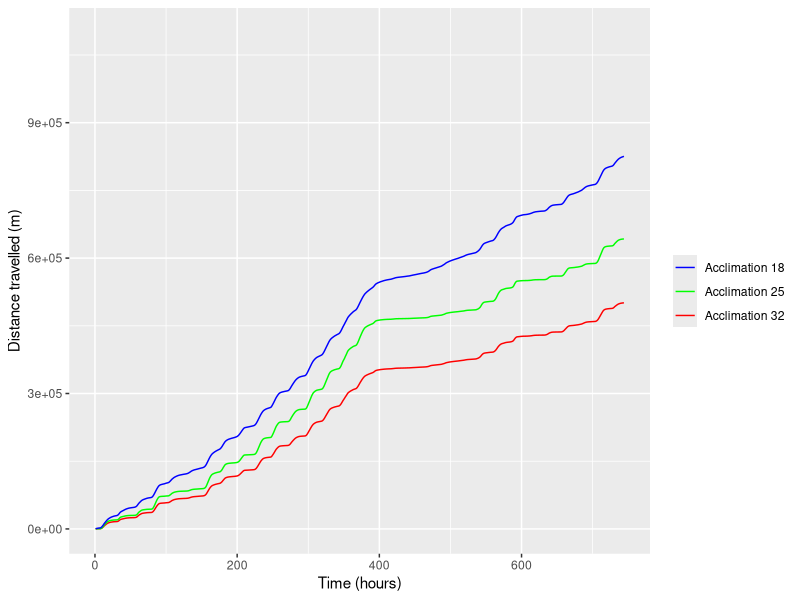
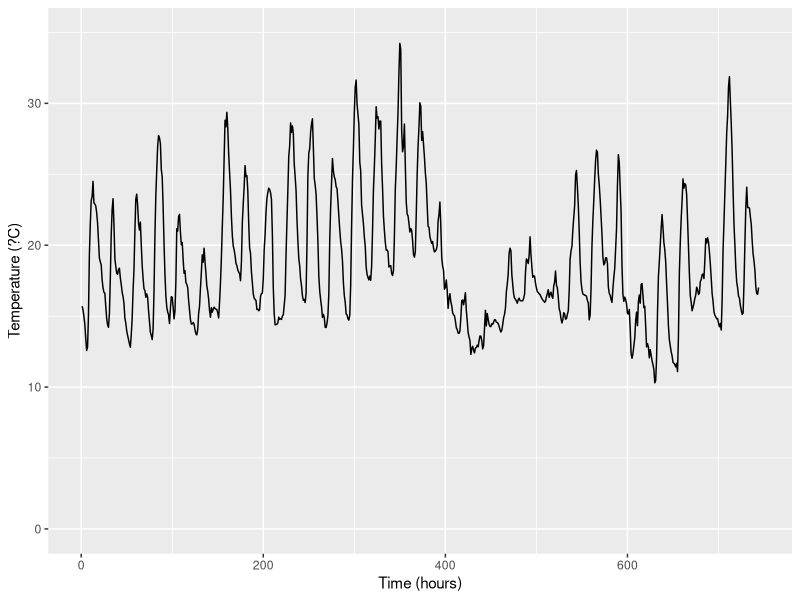

Write the R code that produced these figures, in order. (Note: this script raises an error after producing the figures.)
setwd("Documents/R/Movement rate modeling/Spread rate/Data/")
getwd()

#Install Packages
install.packages("ggplot2")

#Load Packages
library(ggplot2)

#Load data
df <- read.csv("Spread_rate_Jan.csv", header = TRUE, sep=";")

df$Acclimation <- as.character(df$Acclimation)  

df18 <- subset(df, Acclimation == 18)
  
df25 <- subset(df, Acclimation == 25)
  
df32 <- subset(df, Acclimation == 32)

#Plot data
p1 <- ggplot()+
  geom_line(data=df32, aes(x=Time, y=Distance_travelled_acc, color="Acclimation 32"))+
  geom_line(data=df25, aes(x=Time, y=Distance_travelled_acc, color="Acclimation 25"))+
  geom_line(data=df18, aes(x=Time, y=Distance_travelled_acc,color="Acclimation 18"))+
  labs(y = 'Distance travelled (m)',
       x= 'Time (hours)',
       color = "")+
  scale_colour_manual(values = c("blue", "green", "red"))+
  theme(legend.title = element_text("Acclimation"))+
  ylim(0, 1100000)

#View plot

p1

#Plot data

p2 <- ggplot()+
  geom_line(data=df, aes(x=Time, y=Temp))+
  labs(y = 'Temperature (?C)',
       x= 'Time (hours)')+
  ylim(0,35)

#View plot

p2

#Combine plots
p2 + p1 

#Save plots: Size 850 width, do not keep aspect ratio
